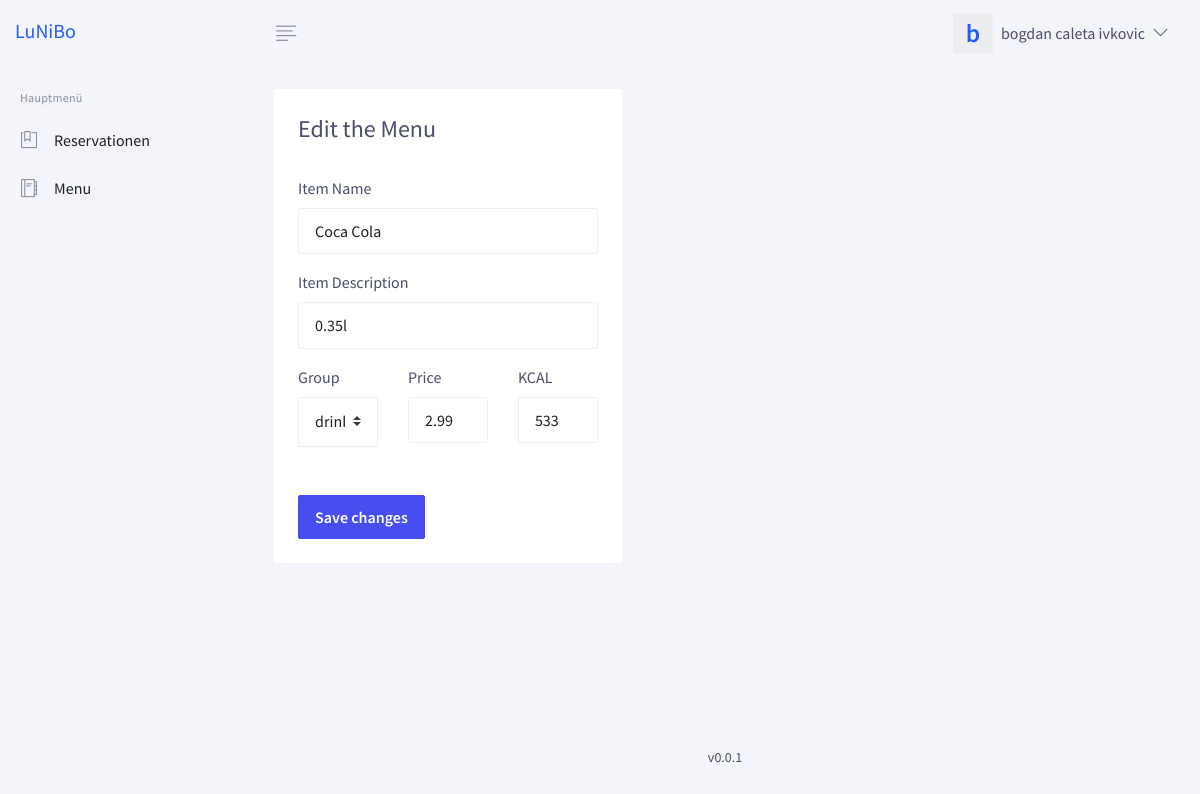
The app's page /admin.php?page=editMenu&id=4 (signed in) with its own data.
### tables this page shows
CREATE TABLE `menu` (
  `itemID` int(11) NOT NULL AUTO_INCREMENT,
  `name` varchar(30) NOT NULL,
  `description` text NOT NULL,
  `itemGroup` varchar(15) DEFAULT NULL,
  `price` float NOT NULL,
  `kcal` int(11) DEFAULT NULL,
  `deleted` int(11) DEFAULT 0,
  PRIMARY KEY (`itemID`),
  UNIQUE KEY `menu_itemID_uindex` (`itemID`),
  UNIQUE KEY `menu_name_uindex` (`name`)
);

### database/db_functions.php (called while the page is built, shortened)
<?php
$debug = 0;
function select_cond($conn, $table, $after_where){
    $sql = "SELECT * FROM {$table} WHERE {$after_where}";
    $stmt = $conn->query($sql);
    return $stmt->fetchAll();
}
?>

### templates/edit_menu.php (the view, shortened to what this page needs)
<?php
require_once("./database/db_functions.php");
$conn = create_conn();
$row = select_cond($conn, MENU, "deleted=0 AND itemID = ".$_GET['id'])[0];
switch ($row['itemGroup']) {
    case 'drink':
        $drp = '<option value="drink">drink</option><option value="food">food</option>';
        break;
}
?>
<div class="content">
    <div class="py-4 col-xl-5 col-lg-8 col-md-12 px-3 px-md-4">
    <div class="card">
                <div class="card-header">
                <h4>Edit the Menu</h4>
            </div>
            <div class="card-body pt-0">
                <form action="admin.php?page=editMenu&id=<?php echo $_GET['id'] ?>&u=1" method="POST">
                    <div class="form-group">
                        <label>Item Name</label>
                        <input type="text" name="name" class="form-control" value="<?php echo $row['name'] ?>">
                    </div>
                    <div class="form-group">
                        <label>Item Description</label>
                        <input type="textarea" name="description" class="form-control" value="<?php echo $row['description'] ?>">
                    </div>
                    <div class="row">
                        <div class="form-group col-4">
                            <label>Group</label>
                            <select class="custom-select" name="group">
                                <?php echo $drp ?>
                            </select>
                        </div>
                        <div class="form-group col-4">
                            <label>Price</label>
                            <input type="number" step="any" name="price" class="form-control" value="<?php echo $row['price'] ?>">
                        </div>
                        <div class="form-group col-4">
                            <label>KCAL</label>
                            <input type="number" step="any" name="kcal" class="form-control" value="<?php echo $row['kcal'] ?>">
                        </div>
                    </div>
                    <input type="submit" class="btn btn-info mt-5" value="Save changes">
                </form>
            </div>
        </div>
    </div>

### records on screen
menu: name "Coca Cola", description "0.35l", group "drink", price "2.99", kcal "533"

### other values on screen
substr($user['name'], 0, 1) "b"
$user['name'] "bogdan"
$user['lastname'] "caleta ivkovic"
VERSION "v0.0.1"
